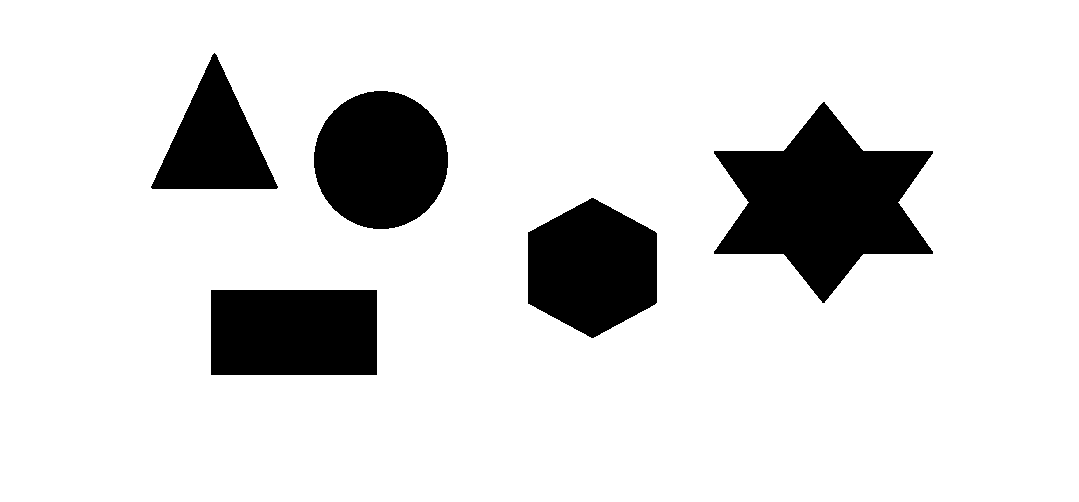
#> input picture Opencv Assignments/shapessss.png, 1079 x 502 px, found by its file name
$ jupyter execute Task-1.ipynb
#> lines starting #> are read from the running program, lines starting #| are printed output that depends on the picture; after the words box and inside, x2 and y2 are one past the last pixel; in counts of white or black regions, pixels touching at a corner belong together
[cell 1]
import cv2
import numpy as np

[cell 2]
image = cv2.imread(r'C:\Users\Tanya srivastava\Downloads\shapessss.png')
#> image is the input picture: shape (502, 1079, 3); 86.3% white; 5 black regions, box (x1, y1, x2, y2) and area: (714, 102, 933, 303) 23077, (314, 91, 448, 229) 14510, (211, 290, 377, 375) 14110, (528, 198, 657, 338) 13630, (151, 53, 278, 189) 8872
cv2.imshow("Image",image)
img = image
cv2.waitKey()
cv2.destroyAllWindows()
gray = cv2.cvtColor(img, cv2.COLOR_BGR2GRAY)

# Drawing Contours

[cell 3]
ret,thresh = cv2.threshold(gray,127,225,1)
#> thresh: shape (502, 1079); values 0 (black) and 225 (white), 13.7% white; 5 white regions
contours,hi = cv2.findContours(thresh.copy(),cv2.RETR_EXTERNAL,cv2.CHAIN_APPROX_NONE)
#> contours = 5 contours; box (x1, y1, x2, y2) and area: (714, 102, 933, 303) 22736, (314, 91, 448, 229) 14317, (211, 290, 377, 375) 13860, (528, 198, 657, 338) 13431, (151, 53, 278, 189) 8674; hi = [[1, -1, -1, -1], [2, 0, -1, -1], [3, 1, -1, -1], [4, 2, -1, -1], [-1, 3, -1, -1]]

[cell 4]
cv2.drawContours(img, contours, -1, (0,255,0), 3)
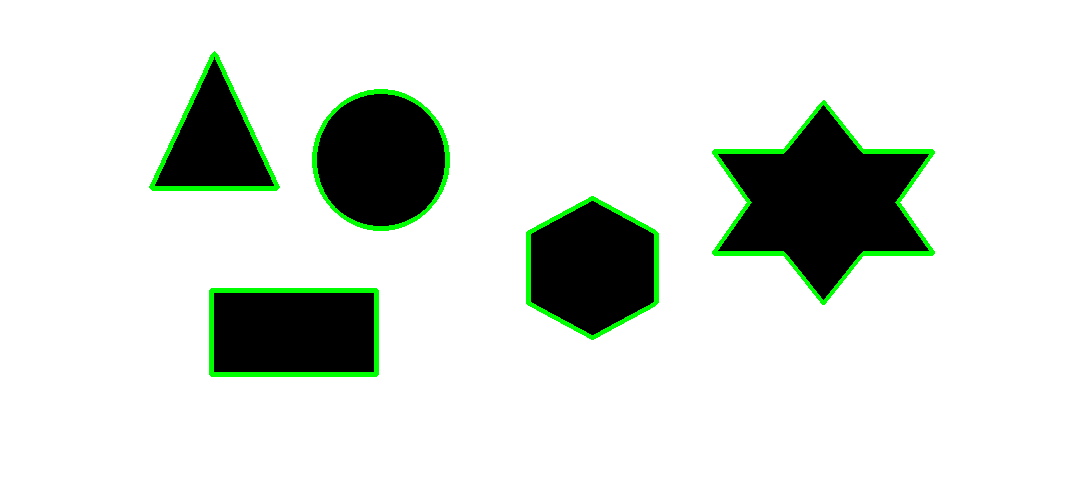
#> img: shape (502, 1079, 3); 2.16% of pixels changed, all inside (x1, y1, x2, y2) = (149, 51, 935, 377)
cv2.imshow("Contours",img)
cv2.waitKey(0)
cv2.destroyAllWindows()

[cell 5]
len(contours)
#> Out = 5

# Identifying shapes and writing their names and number of sides (sorted)

[cell 6]
length=[]
for cnt in contours:
    approx = cv2.approxPolyDP(cnt,0.01*cv2.arcLength(cnt,True),True)
    length.append(len(approx))
#> this loop made 5 passes
#> approx on passes 1, 5: [[211, 290], [211, 374], [376, 374], [376, 290]], [[214, 53], [152, 188], [277, 187]]
#> after the loop, length = [4, 6, 12, 15, 3]
length.sort()
length
#> Out = [3, 4, 6, 12, 15]

[cell 7]
type(len(contours))

[cell 8]
image = cv2.imread(r'C:\Users\Tanya srivastava\Downloads\shapessss.png')
img = image
for i in range(0,5):

    for cnt in contours:

        approx = cv2.approxPolyDP(cnt,0.01*cv2.arcLength(cnt,True),True)
        #print(len(approx)

        if len(approx) == length[i]:
            if len(approx) == 3:
                shape_ = 'Triangle-3'
                cv2.drawContours(image,[cnt],0,(250,10,100),-1)

                M = cv2.moments(cnt)
                cx = int(M['m10']/M['m00'])
                cy = int(M['m01']/M['m00'])
                cv2.putText(image, shape_, (cx-40,cy+10), cv2.FONT_HERSHEY_SIMPLEX,0.5,(0,0,0),1)

            elif len(approx) == 4:
                shape_ = "Rectangle-4"
                cv2.drawContours(image,[cnt],0,(0,155,255),-1)
                M = cv2.moments(cnt)
                cx = int(M['m10']/M['m00'])
                cy = int(M['m01']/M['m00'])
                cv2.putText(image,shape_,(cx-60, cy+5), cv2.FONT_HERSHEY_SIMPLEX, 0.6, (0, 0, 0), 1)


            elif len(approx) == 12:
                shape_ = "Star-12"
                cv2.drawContours(image,[cnt],0,(78,255,78),-1)
                M = cv2.moments(cnt)
                cx = int(M['m10']/M['m00'])
                cy = int(M['m01']/M['m00'])
                cv2.putText(image, shape_, (cx-50,cy+5), cv2.FONT_HERSHEY_SIMPLEX,0.7,(0,0,0),1)

            elif len(approx) >= 15:
                shape_ = "Circle"
                cv2.drawContours(image,[cnt],0,(0,255,255),-1)
                M = cv2.moments(cnt)
                cx = int(M['m10']/M['m00'])
                cy = int(M['m01']/M['m00'])
                cv2.putText(image,shape_,(cx-30, cy+10), cv2.FONT_HERSHEY_SIMPLEX, 0.7, (0, 0, 0), 1)


            elif len(approx) ==6:

                shape_ = "Hexagon-6"
                cv2.drawContours(img,[cnt],0,(125,5,255),-1)
                M = cv2.moments(cnt)
                cx = int (M['m10'] / M['m00'])
                cy = int(M['m01'] / M['m00'])
                cv2.putText(image,shape_,(cx-45, cy+5), cv2.FONT_HERSHEY_SIMPLEX, 0.5, (0, 0, 0), 1)

            cv2.imshow('identified shapes',image)
            cv2.waitKey(0)
#> this loop made 5 passes
#> pass 1, `cv2.imshow('identified shapes',image)`:
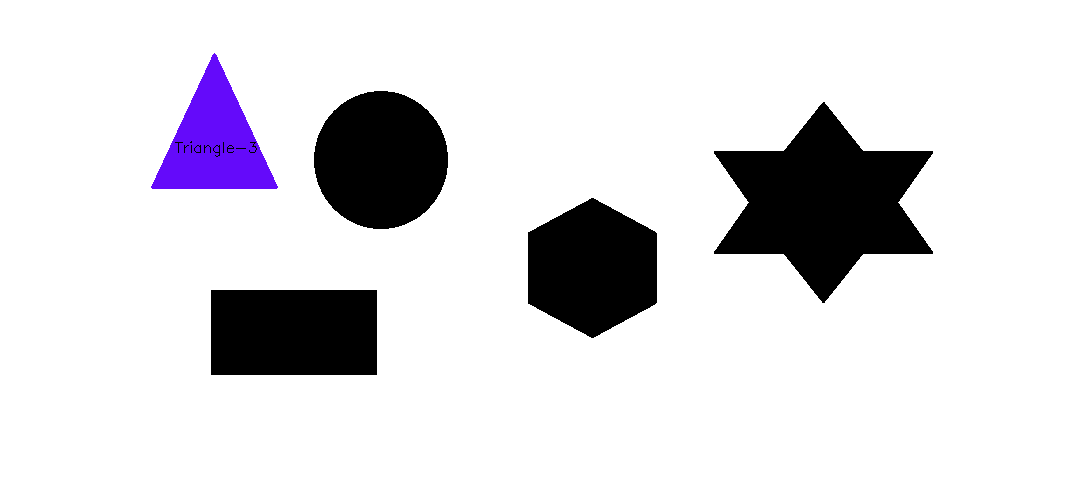
#> window 'identified shapes': shape (502, 1079, 3); mean B, G, R 224.1, 220.2, 221.7
#> pass 2, `cv2.imshow('identified shapes',image)`:
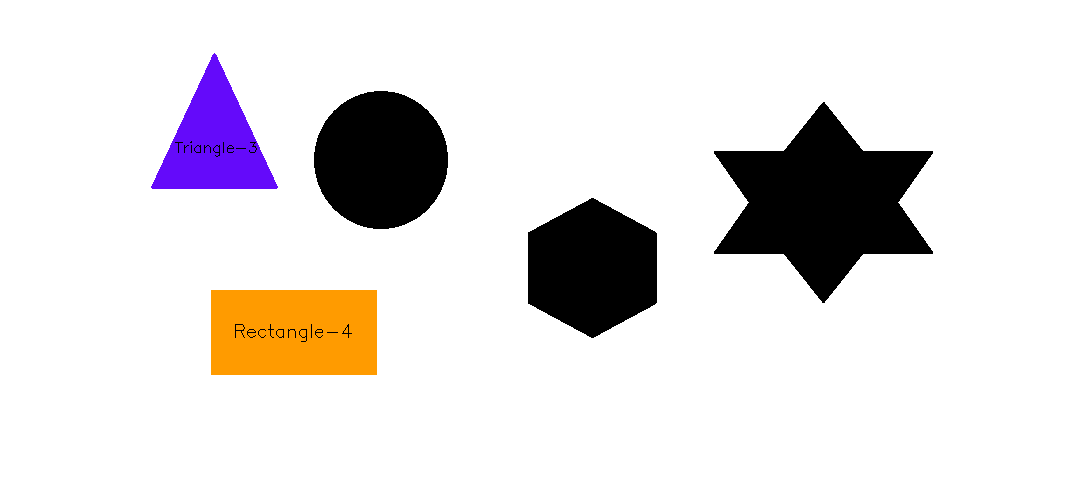
#> window 'identified shapes': shape (502, 1079, 3); mean B, G, R 224.1, 224.2, 228.2
#> after the loop:
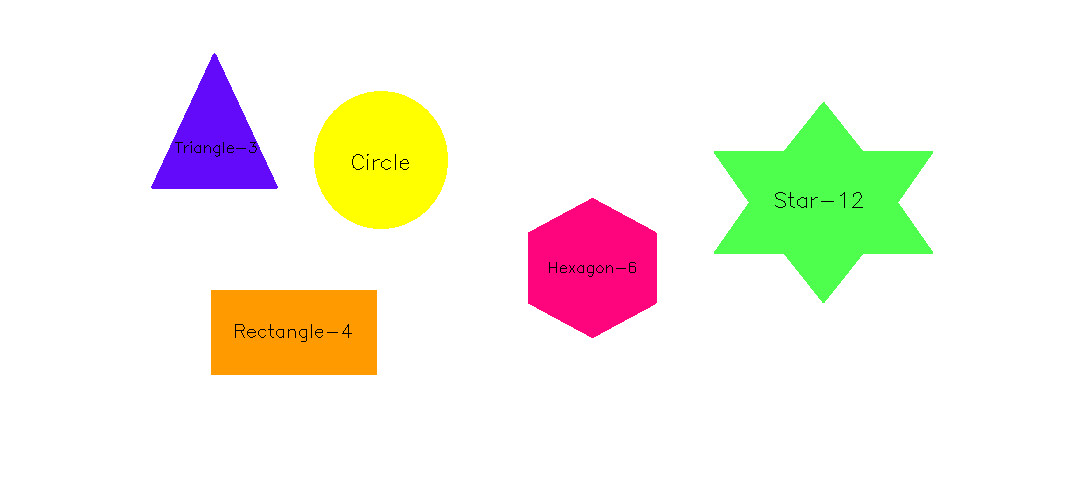
#> image: shape (502, 1079, 3); 13.52% of pixels changed, all inside (x1, y1, x2, y2) = (151, 53, 933, 375)

cv2.waitKey(0)
cv2.destroyAllWindows()
